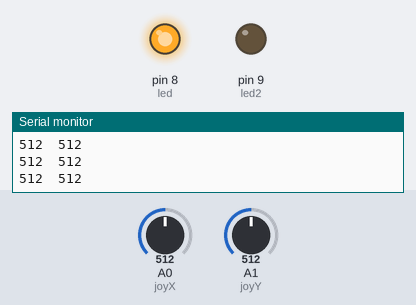
Bench run of a sketch on a simulated Arduino Uno, built with avr-gcc and run on an emulated ATmega328P. On the bench: output pins drawn as LEDs (lit = HIGH), the last lines printed to the serial monitor. Inputs (shaded band) come from the test bench; at power-on: A0 (joyX) = 512, A1 (joyY) = 512.

Above: at 1.2 s.
1.3 s: A0 (joyX) set to 486
At 1.7 s:
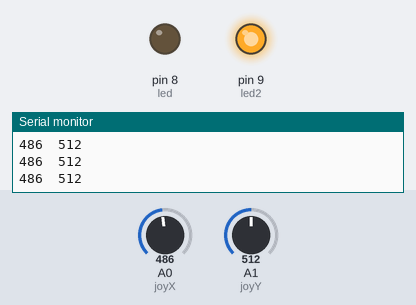
2.8 s: A0 (joyX) set to 510
At 3.9 s:
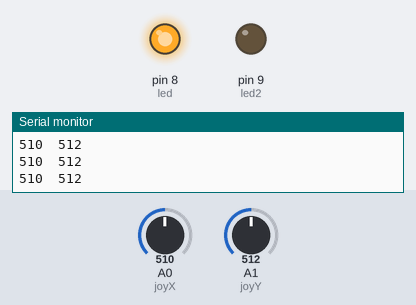
4.3 s: A1 (joyY) set to 11
5.8 s: A1 (joyY) set to 8
7.3 s: A0 (joyX) set to 490
At 8.3 s:
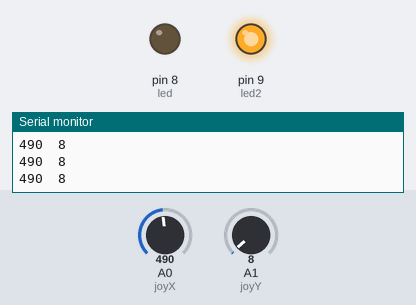
Timing chart, 0 to 9.8 s (numbered marks = the images above; inputs shaded):
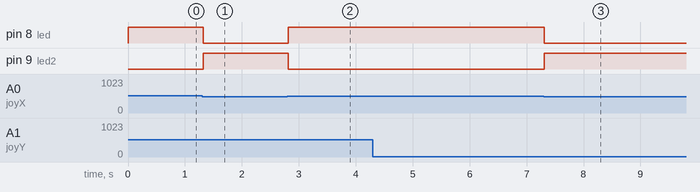

Measured:
- the behaviour switches between 500 and 499 on A0 (joyX) (found by bisection; images 0 and 1)
- after the input at 1.3 s, pin 8 (led): HIGH → LOW at once; pin 9 (led2): LOW → HIGH at once
- after the input at 2.8 s, pin 8 (led): LOW → HIGH at once; pin 9 (led2): HIGH → LOW at once
- after the input at 7.3 s, pin 8 (led): HIGH → LOW at once; pin 9 (led2): LOW → HIGH at once

The sketch:

JoyStickTEST.ino
```cpp
#define joyX A0
#define joyY A1
const int led = 8;
const int led2 = 9;   //assign led ports
int xValue;
int yValue;

void setup() {
  Serial.begin(9600); //begin write to pc

  pinMode(8,OUTPUT);    //select ports
  pinMode(9,OUTPUT);
}


void loop() {

  xValue = analogRead(joyX);        //reads joystick values
  yValue = analogRead(joyY);

  Serial.print(xValue);
  Serial.print("\t");
  Serial.println(yValue);   //prints values


  if (xValue > 500){
    digitalWrite(led, HIGH);
    digitalWrite(led2, LOW);
  }
  if (xValue < 500){
    digitalWrite(led2, HIGH);
    digitalWrite(led, LOW);
  }

}
```
